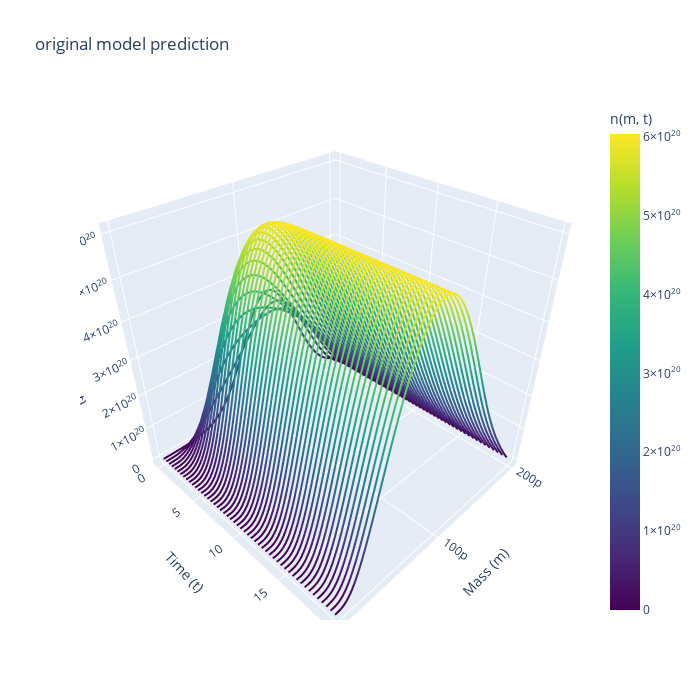

The notebook cell saved with this chart:
### Code cell
#original pde system
with open("Dataset_validation_integro_diff_Batch_for_plots.pkl", "rb") as f:
    Dataset_plot_validation = pickle.load(f)

    
N_pde= Dataset_plot_validation[0]["n"]
S_pde=Dataset_plot_validation[0]["S"]
B_pde=[]
for i in range(T):
    B_pde.append(sum(N_pde[:,i]*m.numpy()*delta_m.numpy()))
plt.plot(t_eval,B_pde,label="Biomass PDE")
plt.plot(t_eval, S_pde,label="Substrate PDE")
plt.legend()
plt.grid()

plt.show()
plot_spaghetti(m=m,t=torch.linspace(0,20,T),N=N_pde,title="original model prediction")
